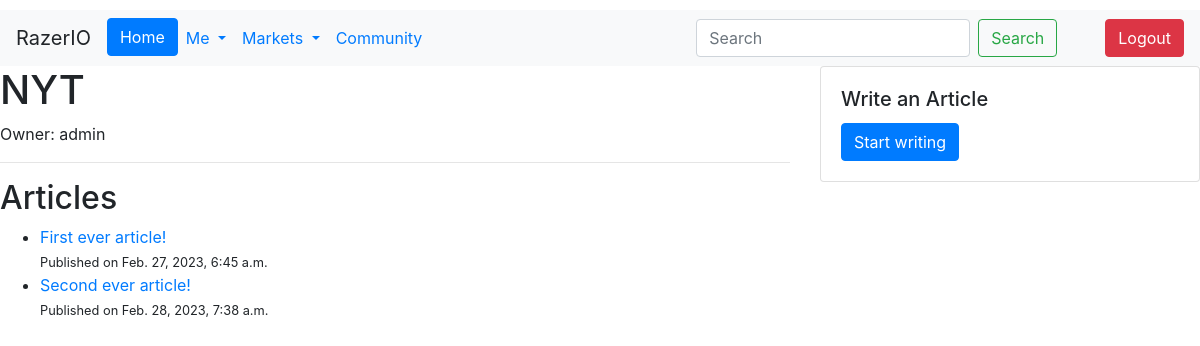
Before: /newspaper/1 (signed in) with the older database file.
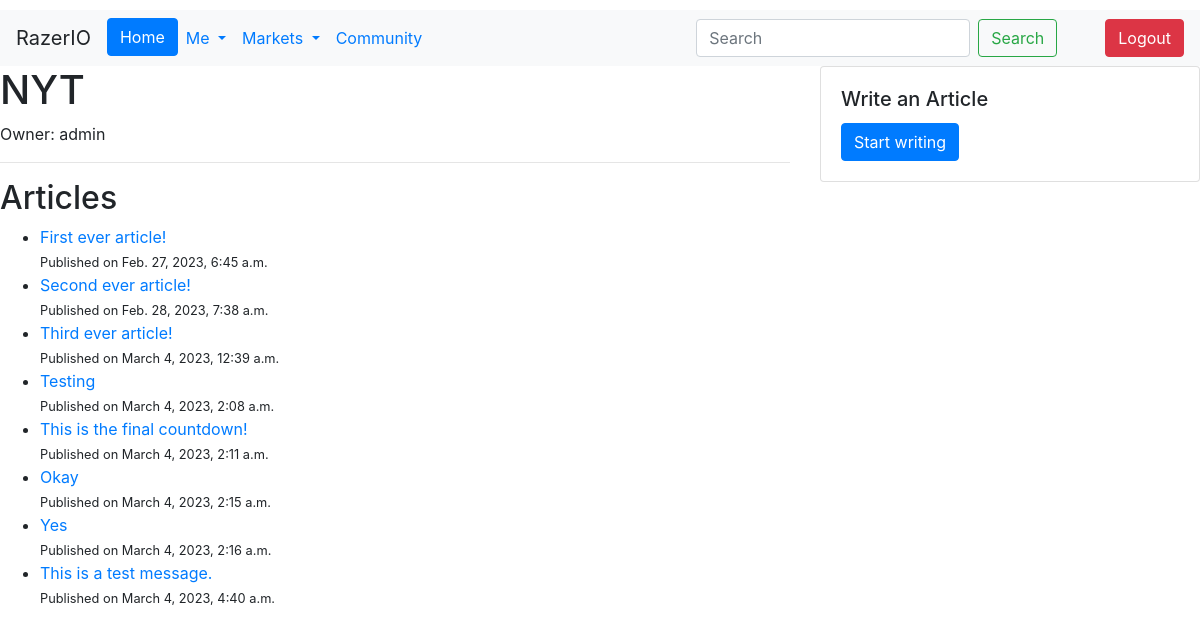
After: the same page with the newer database file.
### Newspaper/models.py (models this page shows, shortened)
class Article(models.Model):
    Title = models.CharField(max_length=256)
    Date_Published = models.DateTimeField(auto_now_add=True)
    Text = RichTextField()
    Newspaper = models.ForeignKey(Newspaper, on_delete=models.CASCADE)

### Newspaper/views.py (the view)
# urls.py: path("<int:id>", newspaper_view, name='newspaper'),
def newspaper_view(request, id):
    user = request.user
    newspaper = Nsp.objects.get(Owner=id)
    id = newspaper.id
    articles = Article.objects.filter(Newspaper_id=id)
    context = {"newspaper": newspaper, "id":id, "articles":articles}
    return render(request, 'newspaper.html', context=context)

### Users/models.py (called while the page is built)
    def __str__(self):
        return self.username

### templates/newspaper.html (shortened to what this page needs)
{% extends "base.html" %}
{% block content %}
{% if user.is_authenticated %}
<div class="row">
  <div class="col-md-8">
    <h1>{{ newspaper.Title }}</h1>
    <p>Owner: {{ newspaper.Owner }}</p>
    <hr>
    <h2>Articles</h2>
    {% if articles %}
      <ul>
        {% for article in articles %}
          <li>
            <a href="{% url 'article' article.id %}">{{ article.Title }}</a>
            <br>
            <small>Published on {{ article.Date_Published }}</small>
          </li>
        {% endfor %}
      </ul>
    {% else %}
      <p>No articles yet.</p>
    {% endif %}
  </div>
  {% if user == newspaper.Owner %}
  <div class="col-md-4">
    <div class="card">
      <div class="card-body">
        <h5 class="card-title">Write an Article</h5>
        <a href="{% url 'write_article' %}" class="btn btn-primary">Start writing</a>
      </div>
    </div>
  </div>
  {% endif %}
</div>
{% else %}
<div class="alert alert-info" role="alert">
  You need to be logged in to view this page.
</div>
{% endif %}
{% endblock %}

Changed rows visible on the page:
added Article: Title "Third ever article!", Date_Published "March 4, 2023, 12:39 a.m."
added Article: Title "Testing", Date_Published "March 4, 2023, 2:08 a.m."
added Article: Title "This is the final countdown!", Date_Published "March 4, 2023, 2:11 a.m."
added Article: Title "Okay", Date_Published "March 4, 2023, 2:15 a.m."
added Article: Title "Yes", Date_Published "March 4, 2023, 2:16 a.m."
added Article: Title "This is a test message.", Date_Published "March 4, 2023, 4:40 a.m."
